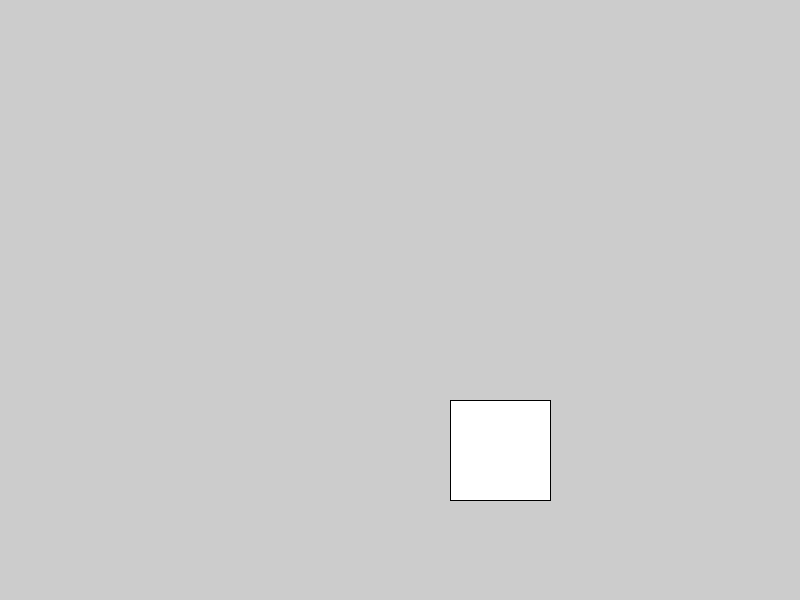
Frame 1 (no input)
Frame 60 (the mouse pressed at the canvas centre just before this capture): identical to frame 1, image omitted
Frame 120 (the mouse held since frame 60 and released just before this capture): identical to frame 1, image omitted

The Processing sketch that drew this single still picture (run headless with seeded random() and noise(); from frame 60 on, the mouse is pressed at the canvas centre):

// Processing sketch: p10_Dibuix1
// ── p10_Dibuix1.pde
/**
 * Taller d’introducció a la programació en Processing
 * Pepa López i Ignasi Esquerra
 * ESEIAAT (UPC)
 * 13-15 Febrer 2018
 * https://eseiaatprocessing.wordpress.com/
 */

//Dibuix Simple 1: Pas 1
//Presenta: draw(), rect(). Funcionament draw() i noLoop()

//Exercici PROPOSAT: Fer que es mostri successivament l'escala de grisos ascendent i descendent


void setup(){
  size(800,600);  
}

void draw(){ 
  rect(450,400,100,100);        //quadrat     
}
